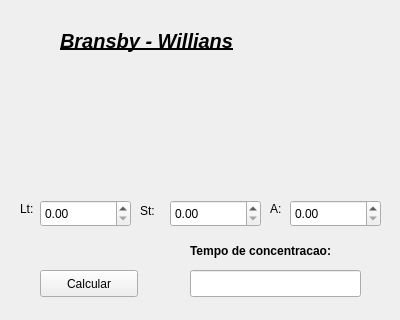
<?xml version="1.0" encoding="UTF-8"?>
<ui version="4.0">
 <class>Bransby</class>
 <widget class="QWidget" name="Bransby">
  <property name="geometry">
   <rect>
    <x>0</x>
    <y>0</y>
    <width>400</width>
    <height>320</height>
   </rect>
  </property>
  <property name="windowTitle">
   <string>Bransby - Willians</string>
  </property>
  <widget class="QLineEdit" name="resultado">
   <property name="geometry">
    <rect>
     <x>190</x>
     <y>270</y>
     <width>171</width>
     <height>27</height>
    </rect>
   </property>
  </widget>
  <widget class="QLabel" name="label_2">
   <property name="geometry">
    <rect>
     <x>60</x>
     <y>20</y>
     <width>181</width>
     <height>41</height>
    </rect>
   </property>
   <property name="font">
    <font>
     <pointsize>15</pointsize>
     <weight>75</weight>
     <italic>true</italic>
     <bold>true</bold>
     <underline>true</underline>
    </font>
   </property>
   <property name="text">
    <string>Bransby - Willians</string>
   </property>
  </widget>
  <widget class="QPushButton" name="calcular">
   <property name="geometry">
    <rect>
     <x>40</x>
     <y>270</y>
     <width>98</width>
     <height>27</height>
    </rect>
   </property>
   <property name="text">
    <string>Calcular</string>
   </property>
  </widget>
  <widget class="QLabel" name="label_4">
   <property name="geometry">
    <rect>
     <x>140</x>
     <y>200</y>
     <width>21</width>
     <height>21</height>
    </rect>
   </property>
   <property name="text">
    <string>St:</string>
   </property>
  </widget>
  <widget class="QLabel" name="label_6">
   <property name="geometry">
    <rect>
     <x>190</x>
     <y>230</y>
     <width>201</width>
     <height>41</height>
    </rect>
   </property>
   <property name="font">
    <font>
     <weight>75</weight>
     <bold>true</bold>
    </font>
   </property>
   <property name="text">
    <string>Tempo de concentracao: </string>
   </property>
  </widget>
  <widget class="QLabel" name="label_3">
   <property name="geometry">
    <rect>
     <x>20</x>
     <y>200</y>
     <width>21</width>
     <height>17</height>
    </rect>
   </property>
   <property name="text">
    <string>Lt:</string>
   </property>
  </widget>
  <widget class="QDoubleSpinBox" name="St">
   <property name="geometry">
    <rect>
     <x>170</x>
     <y>200</y>
     <width>91</width>
     <height>27</height>
    </rect>
   </property>
  </widget>
  <widget class="QLabel" name="label">
   <property name="geometry">
    <rect>
     <x>270</x>
     <y>200</y>
     <width>16</width>
     <height>17</height>
    </rect>
   </property>
   <property name="text">
    <string>A:</string>
   </property>
  </widget>
  <widget class="QDoubleSpinBox" name="Lt">
   <property name="geometry">
    <rect>
     <x>40</x>
     <y>200</y>
     <width>91</width>
     <height>27</height>
    </rect>
   </property>
  </widget>
  <widget class="QDoubleSpinBox" name="A">
   <property name="geometry">
    <rect>
     <x>290</x>
     <y>200</y>
     <width>91</width>
     <height>27</height>
    </rect>
   </property>
  </widget>
 </widget>
 <resources/>
 <connections/>
</ui>
